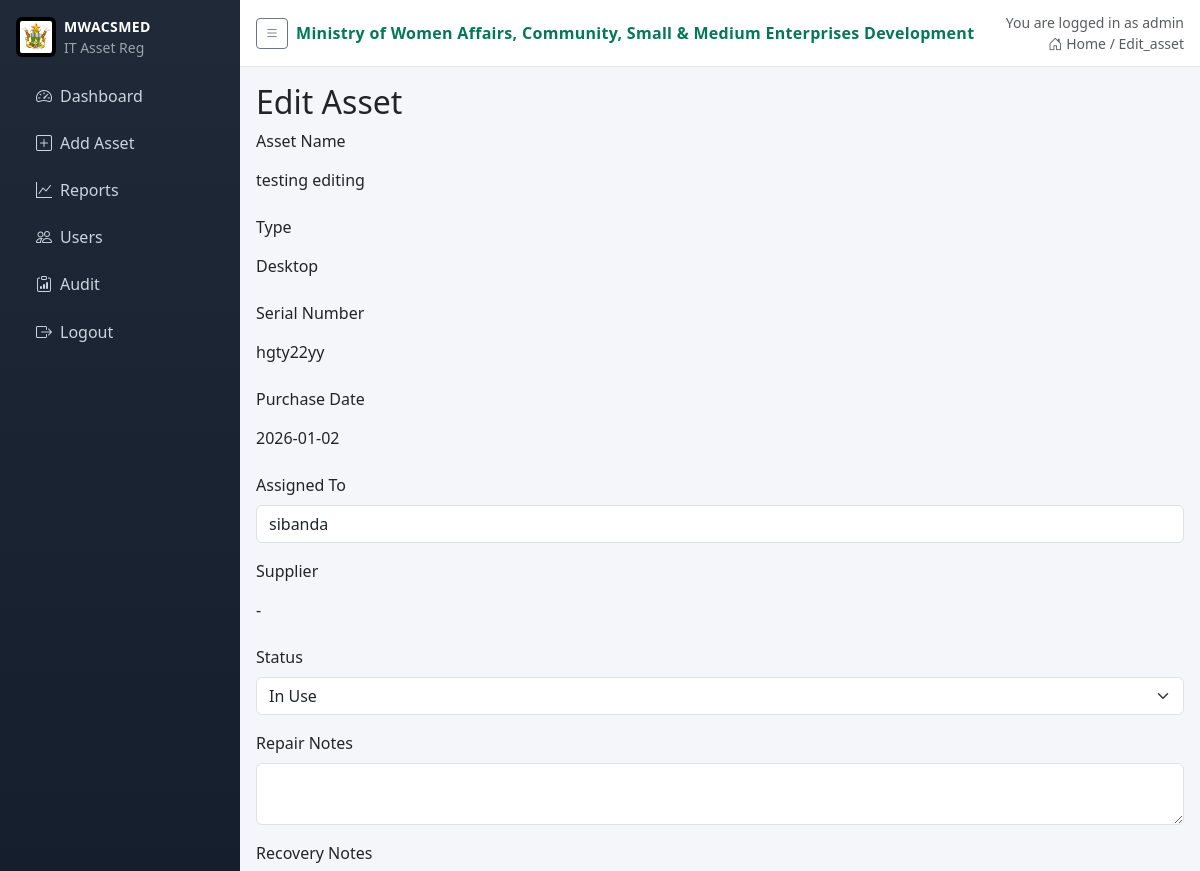
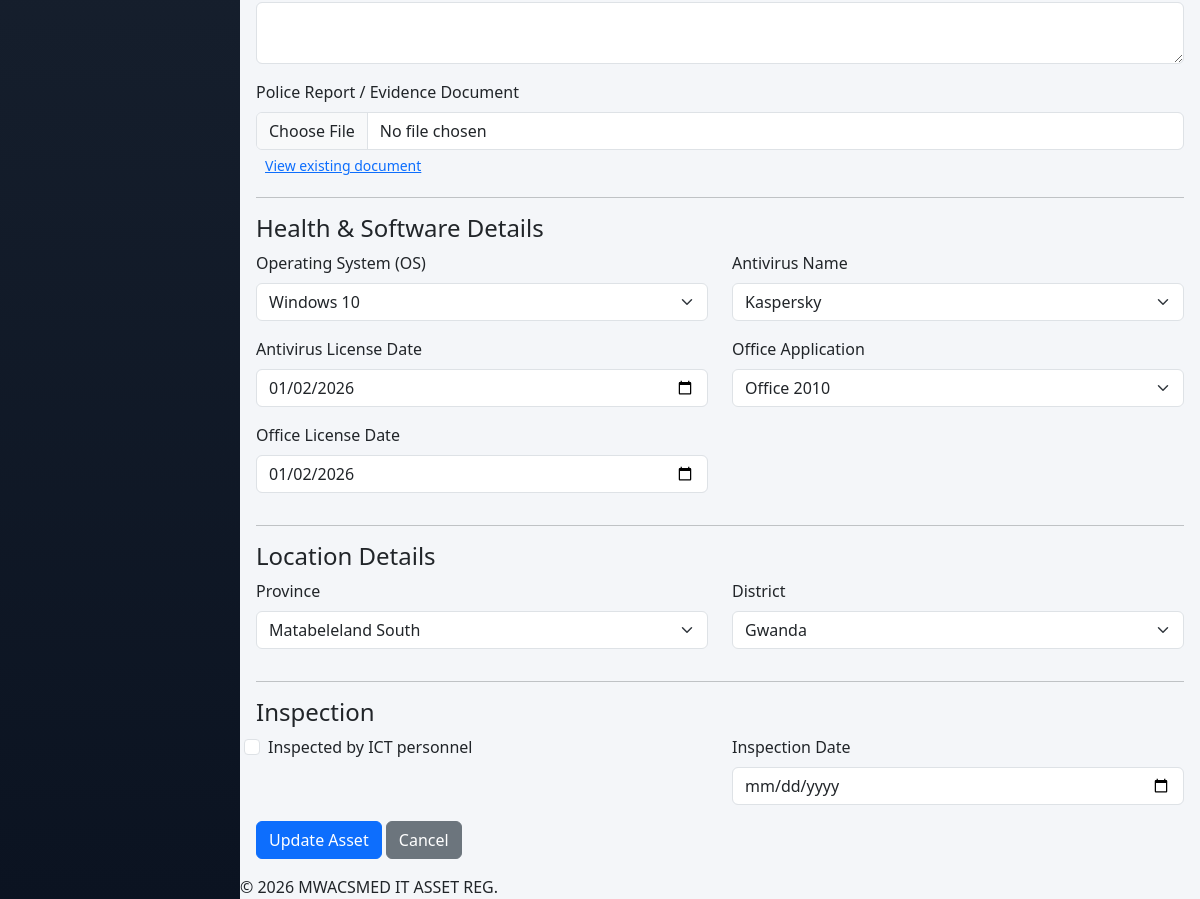
/edit/9 (signed in), run on the app's committed database (2 pictures, top to bottom).
### app.py (models this page shows, shortened)
class User(db.Model):
    id = db.Column(db.Integer, primary_key=True)
    username = db.Column(db.String(80), unique=True, nullable=False)
    password_hash = db.Column(db.String(200), nullable=False)
    role = db.Column(db.String(20), nullable=False)
    province = db.Column(db.String(100), nullable=True)  # 'Head Office' or specific province
    district = db.Column(db.String(100), nullable=True)
    active = db.Column(db.Boolean, default=True, nullable=False)
    email = db.Column(db.String(120), nullable=True)

class Asset(db.Model):
    id = db.Column(db.Integer, primary_key=True)
    name = db.Column(db.String(100), nullable=False)
    type = db.Column(db.String(50), nullable=False)
    serial_number = db.Column(db.String(100), unique=True, nullable=False)
    purchase_date = db.Column(db.Date, nullable=True)
    assigned_to = db.Column(db.String(100), nullable=True)
    supplier = db.Column(db.String(120), nullable=True)
    status = db.Column(db.String(50), default='In Stock')
    antivirus_name = db.Column(db.String(100), nullable=True)
    antivirus_license_date = db.Column(db.Date, nullable=True)
    office_name = db.Column(db.String(100), nullable=True)
    office_license_date = db.Column(db.Date, nullable=True)
    os_name = db.Column(db.String(100), nullable=True)
    province = db.Column(db.String(100), nullable=True)
    district = db.Column(db.String(100), nullable=True)
    inspected_by_ict = db.Column(db.Boolean, default=False)
    inspection_date = db.Column(db.Date, nullable=True)
    created_by_user_id = db.Column(db.Integer, nullable=True)

### app.py (the view, shortened to what this page needs)
@app.route('/edit/<int:id>', methods=['GET', 'POST'])
@login_required
def edit_asset(id):
    asset = Asset.query.get_or_404(id)
    if not has_asset_edit_rights():
        flash('Access denied', 'danger')
        return redirect(url_for('index'))
    q = filter_by_user_location(Asset.query.filter(Asset.id == id))
    if not q.first():
        flash('Access denied for this asset', 'danger')
        return redirect(url_for('index'))
    existing_loss_doc = AssetDocument.query.filter_by(asset_id=asset.id, doc_type='loss_evidence').order_by(AssetDocument.timestamp.desc()).first()
    return render_template('edit_asset.html', asset=asset, existing_loss_doc=existing_loss_doc)

### app.py (called while the page is built, shortened)
def login_required(f):
    @wraps(f)
    def wrapper(*args, **kwargs):
        if not session.get('user_id'):
            return redirect(url_for('login'))
        return f(*args, **kwargs)
    return wrapper

def current_user():
    uid = session.get('user_id')
    if not uid:
        return None
    return User.query.get(uid)

def has_asset_edit_rights():
    u = current_user()
    if not u:
        return False
    if u.role == 'IT':
        return True
    return u.role in ['Admin', 'AdminProvince', 'AdminDistrict']

def filter_by_user_location(query):
    u = current_user()
    if not u:
        return query
    if u.role == 'IT':
        return query

@app.context_processor
def inject_user():
    return {
        'current_user': current_user(),
        'current_role': (current_user().role if current_user() else None),
        'ministry_name': app.config.get('MINISTRY_NAME'),
        'logo_url': app.config.get('LOGO_STATIC_PATH')
    }

### templates/edit_asset.html (shortened to what this page needs)
{% extends 'base.html' %}
{% block content %}
<h2>Edit Asset</h2>
<form method="POST" enctype="multipart/form-data">
    <div class="mb-3">
        <label class="form-label">Asset Name</label>
        <p class="form-control-plaintext">{{ asset.name }}</p>
    </div>
    <div class="mb-3">
        <label class="form-label">Type</label>
        <p class="form-control-plaintext">{{ asset.type }}</p>
    </div>
    <div class="mb-3">
        <label class="form-label">Serial Number</label>
        <p class="form-control-plaintext">{{ asset.serial_number }}</p>
    </div>
    <div class="mb-3">
        <label class="form-label">Purchase Date</label>
        <p class="form-control-plaintext">{{ asset.purchase_date or '-' }}</p>
    </div>
    <div class="mb-3">
        <label for="assigned_to" class="form-label">Assigned To</label>
        <input type="text" class="form-control" id="assigned_to" name="assigned_to" value="{{ asset.assigned_to or '' }}">
    </div>
    <div class="mb-3">
        <label class="form-label">Supplier</label>
        <p class="form-control-plaintext">{{ asset.supplier or '-' }}</p>
    </div>
    <div class="mb-3">
        <label for="status" class="form-label">Status</label>
        <select class="form-select" id="status" name="status" required>
            <option value="In Use" {% if asset.status == 'In Use' %}selected{% endif %}>In Use</option>
        </select>
    </div>
    <div class="mb-3">
        <label for="repair_note" class="form-label">Repair Notes</label>
        <textarea class="form-control" id="repair_note" name="repair_note" rows="2"></textarea>
    </div>
    <div class="mb-3">
        <label for="recovery_note" class="form-label">Recovery Notes</label>
        <textarea class="form-control" id="recovery_note" name="recovery_note" rows="2"></textarea>
    </div>
    <div class="mb-3">
        <label for="loss_evidence" class="form-label">Police Report / Evidence Document</label>
        <input type="file" class="form-control" id="loss_evidence" name="loss_evidence" accept=".pdf,.png,.jpg,.jpeg">
        {% if existing_loss_doc %}
        <a href="{{ url_for('download_asset_document', asset_id=asset.id, doc_id=existing_loss_doc.id) }}" class="btn btn-link btn-sm">View existing document</a>
        {% endif %}
    </div>
    <div id="health-section">
        <hr>
        <h4>Health & Software Details</h4>
        <div class="row">
            <div class="col-md-6 mb-3">
            <label for="os_name" class="form-label">Operating System (OS)</label>
            <select class="form-select" id="os_name" name="os_name" {% if current_role != 'IT' %}disabled{% endif %}>
                <option value="Windows 10" {% if asset.os_name == 'Windows 10' %}selected{% endif %}>Windows 10</option>
            </select>
        </div>
        <div class="col-md-6 mb-3">
            <label for="antivirus_name" class="form-label">Antivirus Name</label>
            <select class="form-select" id="antivirus_name" name="antivirus_name" {% if current_role != 'IT' %}disabled{% endif %}>
                <option value="Kaspersky" {% if asset.antivirus_name == 'Kaspersky' %}selected{% endif %}>Kaspersky</option>
            </select>
        </div>
        <div class="col-md-6 mb-3">
            <label for="antivirus_license_date" class="form-label">Antivirus License Date</label>
            <input type="date" class="form-control" id="antivirus_license_date" name="antivirus_license_date" value="{{ asset.antivirus_license_date }}" {% if current_role != 'IT' %}disabled{% endif %}>
        </div>
        <div class="col-md-6 mb-3">
            <label for="office_name" class="form-label">Office Application</label>
            <select class="form-select" id="office_name" name="office_name" {% if current_role != 'IT' %}disabled{% endif %}>
                <option value="Office 2010" {% if asset.office_name == 'Office 2010' %}selected{% endif %}>Office 2010</option>
            </select>
        </div>
        <div class="col-md-6 mb-3">
            <label for="office_license_date" class="form-label">Office License Date</label>
            <input type="date" class="form-control" id="office_license_date" name="office_license_date" value="{{ asset.office_license_date }}" {% if current_role != 'IT' %}disabled{% endif %}>
        </div>
    </div>
    </div>
    <hr>
    <h4>Location Details</h4>
    <div class="row">
        <div class="col-md-6 mb-3">
            <label for="province" class="form-label">Province</label>
            <select class="form-select" id="province" name="province" onchange="updateDistricts()" {% if current_role != 'IT' and current_user and current_user.province != 'Head Office' %}disabled{% endif %}>
                {% if current_role == 'IT' or (current_user and current_user.province == 'Head Office') %}
                <option value="Matabeleland South" {% if asset.province == 'Matabeleland South' %}selected{% endif %}>Matabeleland South</option>
                {% else %}
                <option value="{{ current_user.province }}" selected>{{ current_user.province }}</option>
                {% endif %}
            </select>
        </div>
        <div class="col-md-6 mb-3">
            <label for="district" class="form-label">District</label>
            <select class="form-select" id="district" name="district" data-selected="{{ asset.district }}" {% if current_role == 'AdminDistrict' and current_user and current_user.district %}disabled{% endif %}>
                {% if asset.district %}
                <option value="{{ asset.district }}" selected>{{ asset.district }}</option>
                {% else %}
                <option value="">Select District</option>
                {% endif %}
            </select>
        </div>
    </div>
    <hr>
    <h4>Inspection</h4>
    <div class="row">
        <div class="col-md-6 mb-3 form-check">
            <input type="checkbox" class="form-check-input" id="inspected_by_ict" name="inspected_by_ict"  >
            <label class="form-check-label" for="inspected_by_ict">Inspected by ICT personnel</label>
        </div>
        <div class="col-md-6 mb-3">
            <label for="inspection_date" class="form-label">Inspection Date</label>
            <input type="date" class="form-control" id="inspection_date" name="inspection_date" value="{{ asset.inspection_date }}" {% if current_role != 'IT' or asset.inspected_by_ict or asset.inspection_date %}disabled{% endif %}>
        </div>
    </div>
    <button type="submit" class="btn btn-primary">Update Asset</button>
    <a href="{{ url_for('index') }}" class="btn btn-secondary">Cancel</a>
</form>
{% endblock %}

### templates/base.html (shortened to what this page needs)
<!doctype html>
<html lang="en">
  <head>
    <link href="https://cdn.jsdelivr.net/npm/bootstrap@5.3.0/dist/css/bootstrap.min.css" rel="stylesheet">
    <link rel="stylesheet" href="https://cdn.jsdelivr.net/npm/bootstrap-icons@1.11.1/font/bootstrap-icons.css">
  </head>
  <body>
    <aside class="sidebar">
      <div class="brand d-flex align-items-center gap-2">
        {% if logo_url %}
        <img class="brand-logo" src="{{ logo_url }}" alt="" onerror="this.remove()">
        {% endif %}
        <div>
          <div class="brand-title">MWACSMED</div>
          <div class="brand-sub small">IT Asset Reg</div>
        </div>
      </div>
      <nav class="nav flex-column">
        <a class="nav-link {% if request.endpoint=='index' %}active{% endif %}" href="{{ url_for('index') }}"><i class="bi bi-speedometer2 me-2"></i>Dashboard</a>
        <a class="nav-link {% if request.endpoint=='add_asset' %}active{% endif %}" href="{{ url_for('add_asset') }}"><i class="bi bi-plus-square me-2"></i>Add Asset</a>
        <a class="nav-link {% if request.endpoint=='reports' %}active{% endif %}" href="{{ url_for('reports') }}"><i class="bi bi-graph-up me-2"></i>Reports</a>
        {% if current_role == 'IT' %}
        <a class="nav-link {% if request.endpoint=='users' %}active{% endif %}" href="{{ url_for('users') }}"><i class="bi bi-people me-2"></i>Users</a>
        <a class="nav-link {% if request.endpoint=='audit' %}active{% endif %}" href="{{ url_for('audit') }}"><i class="bi bi-clipboard-data me-2"></i>Audit</a>
        {% endif %}
        {% if current_user %}
        <a class="nav-link" href="{{ url_for('logout') }}"><i class="bi bi-box-arrow-right me-2"></i>Logout</a>
        {% else %}
        <a class="nav-link {% if request.endpoint=='login' %}active{% endif %}" href="{{ url_for('login') }}"><i class="bi bi-box-arrow-in-right me-2"></i>Login</a>
        {% endif %}
      </nav>
    </aside>
    <div class="main">
      <div class="topbar d-flex justify-content-between align-items-center">
        <div class="d-flex align-items-center gap-2">
          <button class="btn btn-outline-secondary btn-sm" id="sidebarToggle"><i class="bi bi-list"></i></button>
          <div class="ministry">{{ ministry_name }}</div>
        </div>
        <div class="text-muted small text-end">
          {% if current_user %}
          <div>You are logged in as {{ current_user.username }}</div>
          {% endif %}
          <div><i class="bi bi-house-door me-1"></i>Home / {{ request.endpoint|capitalize }}</div>
        </div>
      </div>
      <div class="content">
      {% block content %}{% endblock %}
      </div>
      <div class="footer-copy">© 2026 MWACSMED IT ASSET REG.</div>
    </div>
  </body>
</html>

### templates/base.html (style rules this page uses)
body { background: #f4f6f9; }
.sidebar { position: fixed; top: 0; left: 0; bottom: 0; width: 240px; background: linear-gradient(180deg,#1f2937 0%, #0b1321 100%); color: #cbd5e1; padding-top: 1rem; }
.sidebar .brand { color: #fff; padding: 0 1rem; margin-bottom: 1rem; }
.brand-logo { height: 40px; width: 40px; object-fit: contain; display: inline-block; background: #000; border-radius: 6px; padding: 4px; }
.brand-title { font-weight: 700; font-size: 14px; letter-spacing: .4px; }
.brand-sub { color: #9ca3af; }
.sidebar .nav-link { color: #cbd5e1; padding: .6rem 1rem; border-radius: .375rem; display: block; }
.sidebar nav { padding-left: 1.25rem; margin-top: .5rem; }
.sidebar .nav-link { margin-bottom: .25rem; }
.main { margin-left: 240px; transition: margin-left .2s ease; min-height: 100vh; }
.topbar { background: #ffffff; border-bottom: 1px solid #e5e7eb; padding: .75rem 1rem; }
.ministry { font-weight: 700; color: #047857; letter-spacing: .3px; }
.content { padding: 1rem; max-width: 1400px; margin: 0 auto; }

### data on the page
User: username "admin", district "Gwanda"
Asset: name "testing editing", type "Desktop", serial_number "hgty22yy", purchase_date "2026-01-02", assigned_to "sibanda", supplier "-", status "In Use", os_name "Windows 10", antivirus_name "Kaspersky", antivirus_license_date "01/02/2026", office_name "Office 2010", office_license_date "01/02/2026", province "Matabeleland South"

### other printed values
{{ ministry_name }} "Ministry of Women Affairs, Community, Small & Medium Enterprises Development"
{{ request.endpoint|capitalize }} "Edit_asset"
